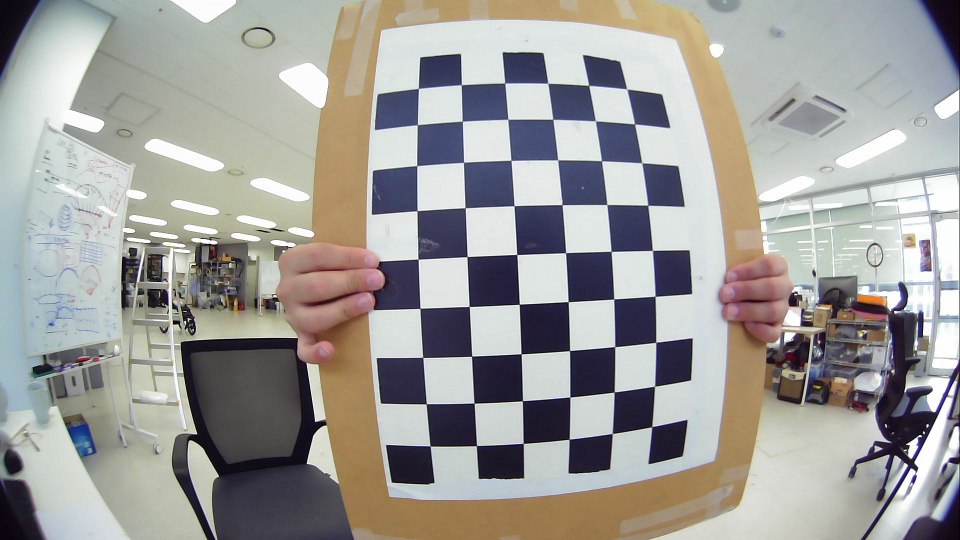
#> input picture video_streamer/utils/calibration/video0/image0.png, 1920 x 1080 px (shown at 1/2 size); its folder holds only this picture in this run
$ python calibrate_stereo_camera.py
#> lines starting #> are read from the running program, lines starting #| are printed output that depends on the picture; after the words box and inside, x2 and y2 are one past the last pixel; in counts of white or black regions, pixels touching at a corner belong together; long printed decimals are rounded
import numpy as np
import cv2 as cv
import os

import glob

def img_path(camera_number, i):
	return "video" + str(camera_number) + "/image" + str(i) + ".png"


imgs = glob.glob("video0/*")

number_of_images = 0

for img in imgs:
	number = int(img[12: img.find(".")])

	if number > number_of_images:
		number_of_images = number


number_of_images += 1


# clean = True

show_corners = True

# termination criteria
criteria = (cv.TERM_CRITERIA_EPS + cv.TERM_CRITERIA_MAX_ITER, 1000, 0.001)
# prepare object points, like (0,0,0), (1,0,0), (2,0,0) ....,(6,5,0)
objp = np.zeros((6*9,3), np.float32)
objp[:,:2] = np.mgrid[0:9,0:6].T.reshape(-1,2)
# Arrays to store object points and image points from all the images.
objpoints = [] # 3d point in real world space

imgpoints0 = [] # 2d points in image plane.
imgpoints2 = [] # 2d points in image plane.

processed = []
sorted_index = 0

for i in range(0, number_of_images):
	img0 = cv.imread(img_path(0, i))
#> img0 is the input picture: shape (1080, 1920, 3); mean B, G, R 153.9, 157.1, 158.6
	img2 = cv.imread(img_path(2, i))

	if img0 is None:
		continue

	gray0 = cv.cvtColor(img0, cv.COLOR_BGR2GRAY)
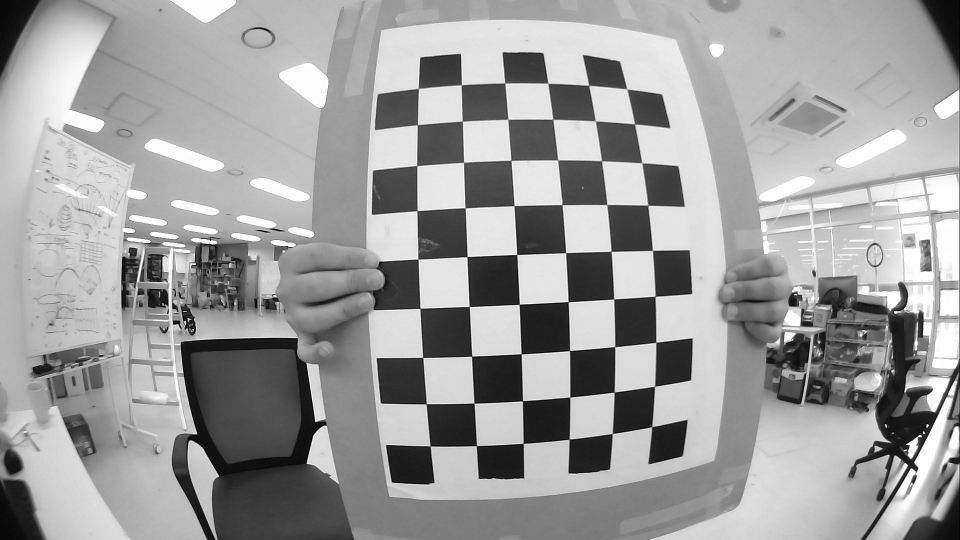
#> gray0: shape (1080, 1920) (shown at 1/2 size); min 0, max 255, mean 157.2
	gray2 = cv.cvtColor(img2, cv.COLOR_BGR2GRAY)


	ret0, corners0 = cv.findChessboardCorners(gray0, (9,6), None)
#> ret0 = True; corners0 = 54 rows, first 8: [859.6, 891.5], [854, 807.6], [846.2, 715.6], [842, 619], [839, 517], [833.9, 422.3], [833.4, 331.4], [834.2, 251.3]
	ret2, corners2 = cv.findChessboardCorners(gray2, (9,6), None)
#> ret2 = True; corners2 has the same summary as corners0


	if not ret0 and not ret2:
		print(str(i) + ": processed none")

	if ret0 and not ret2:
		print(str(i) + ": processed 0 but not 2")

	if not ret0 and ret2:
		print(str(i) + ": processed 2 but not 0")

	if ret0 and ret2:
		objpoints.append(objp)

		drawn_corners0 = cv.cornerSubPix(gray0, corners0, (11,11), (-1,-1), criteria)
#> drawn_corners0 = 54 rows, first 8: [860.7, 892.4], [853, 808.1], [846.1, 715.4], [840.4, 617.1], [836.5, 518.7], [834.5, 421.8], [834.1, 331.8], [835.2, 250]
		drawn_corners2 = cv.cornerSubPix(gray2, corners2, (11,11), (-1,-1), criteria)
#> drawn_corners2 has the same summary as drawn_corners0

		imgpoints0.append(corners0)
		imgpoints2.append(corners2)

		if show_corners:
			cv.drawChessboardCorners(img0, (9,6), drawn_corners0, ret0)
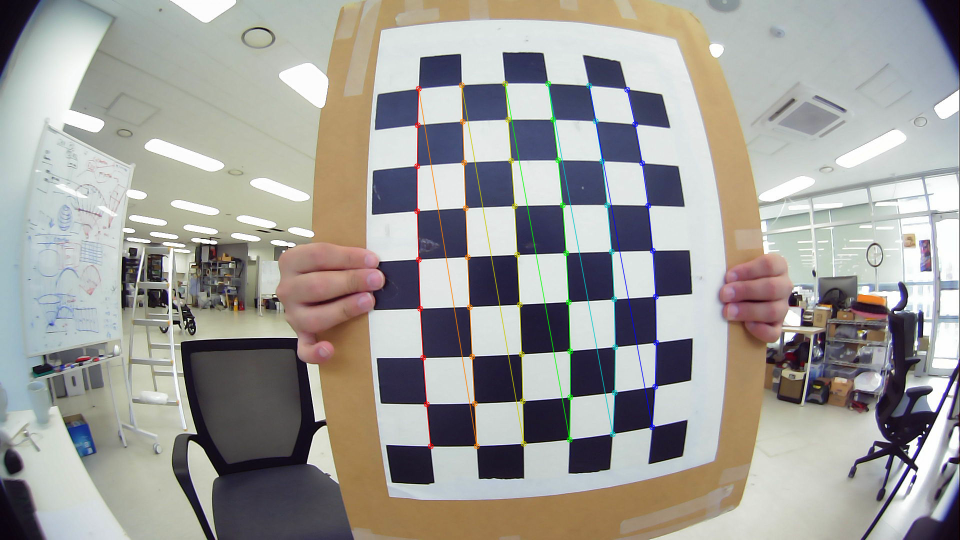
#> img0: shape (1080, 1920, 3) (shown at 1/2 size); 1.31% of pixels changed, all inside (x1, y1, x2, y2) = (828, 161, 1319, 899)
			cv.drawChessboardCorners(img2, (9,6), drawn_corners2, ret2)

			cv.imshow('img0', img0)
			cv.imshow('img2', img2)

			cv.waitKey(0)

		print(str(i) + ": processed both")

		processed.append(i)

		os.rename(img_path(0, i), img_path(0, sorted_index))
		os.rename(img_path(2, i), img_path(2, sorted_index))
		sorted_index += 1
	else:
		os.remove(img_path(0, i))
		os.remove(img_path(2, i))


print("number of processed images: " + str(len(processed)))
print("processed images: " + str(processed))


cv.destroyAllWindows()


# [18 lines of commented-out code are left out]

img_size = gray0.shape[::-1]
#> img_size = (1920, 1080)


# init_camera_matrix = np.array([[577.9090654,    0,         998.36434283],
#  [  0,         576.02181904, 567.25797745],
#  [  0,           0,           1,        ]])

# init_dist = np.array([[-0.17698078,  0.02976428,  0.00205374,  0.00064214, -0.00214519]])

np.set_printoptions(suppress=True)


#last one


# init_camera_matrix = np.array([[ 741.5437805,     0,         1012.23934504],
#  [   0,          739.99734798,  590.60736904],
#  [   0,            0,            1        ]])

# init_dist = np.array([[-0.29082577,  0.07514147, -0.0022609,  -0.00132757, -0.00816015]])


init_camera_matrix0 = np.array([[649.98291315,   0,         948.25829987],
 [  0,         649.5200055,  562.09198792],
 [  0,           0,           1,        ]])

init_dist0 = np.array([[-0.21252438,  0.03947589,  0.00009263,  0.0000544,  -0.00312653]])


init_camera_matrix2 = np.array([[649.98291315,   0,         948.25829987],
 [  0,         649.5200055,  562.09198792],
 [  0,           0,           1,        ]])

init_dist2 = np.array([[-0.21252438,  0.03947589,  0.00009263,  0.0000544,  -0.00312653]])


# [8 lines of commented-out code are left out]

flags = cv.CALIB_USE_INTRINSIC_GUESS

ret, camera_matrix0, dist0, rvecs, tvecs = cv.calibrateCamera(objpoints, imgpoints0, img_size, init_camera_matrix0, init_dist0, flags = flags, criteria = criteria)
#> ret = 0.277; camera_matrix0 = [[252.3, 0, 953.7], [0, 252.9, 558.9], [0, 0, 1]]; dist0 = [[-0.0437, 0.0025, 7.3e-05, 0.00185, -8.66e-05]]; rvecs = ([-0.0122, -0.00617, -1.61],); tvecs = ([-1.01, 3.59, 2.48],)

ret, camera_matrix2, dist2, rvecs, tvecs = cv.calibrateCamera(objpoints, imgpoints2, img_size, init_camera_matrix2, init_dist2, flags = flags, criteria = criteria)
#> camera_matrix2 = [[252.3, 0, 953.7], [0, 252.9, 558.9], [0, 0, 1]]; dist2 = [[-0.0437, 0.0025, 7.3e-05, 0.00185, -8.66e-05]]

# [16 lines of commented-out code are left out]


new_camera_matrix0, roi0 = cv.getOptimalNewCameraMatrix(camera_matrix0, dist0, img_size, 0, img_size)
#> new_camera_matrix0 = [[252.3, 0, 953.7], [0, 252.9, 558.9], [0, 0, 1]]; roi0 = (0, 0, 1919, 1079)
new_camera_matrix2, roi2 = cv.getOptimalNewCameraMatrix(camera_matrix2, dist2, img_size, 0, img_size)
#> new_camera_matrix2 = [[252.3, 0, 953.7], [0, 252.9, 558.9], [0, 0, 1]]; roi2 = (0, 0, 1919, 1079)

print(roi0)
#| (0, 0, 1919, 1079)
print(roi2)
#| (0, 0, 1919, 1079)

print("camera_matrix0")
print(repr(camera_matrix0))
#| array([[252.344,   0.        , 953.663],
#|        [  0.        , 252.867, 558.905],
#|        [  0.        ,   0.        ,   1.        ]])
print("camera_matrix2")
print(repr(camera_matrix2))
#| array([[252.344,   0.        , 953.663],
#|        [  0.        , 252.867, 558.905],
#|        [  0.        ,   0.        ,   1.        ]])

print("dist0")
print(repr(dist0))
#| array([[-0.04367,  0.002497,  7.304e-05,  0.001849, -8.659e-05]])
print("dist2")
print(repr(dist2))
#| array([[-0.04367,  0.002497,  7.304e-05,  0.001849, -8.659e-05]])


img = cv.imread(img_path(0, 0))

undistorted0 = cv.undistort(img, camera_matrix0, dist0, None, new_camera_matrix0)
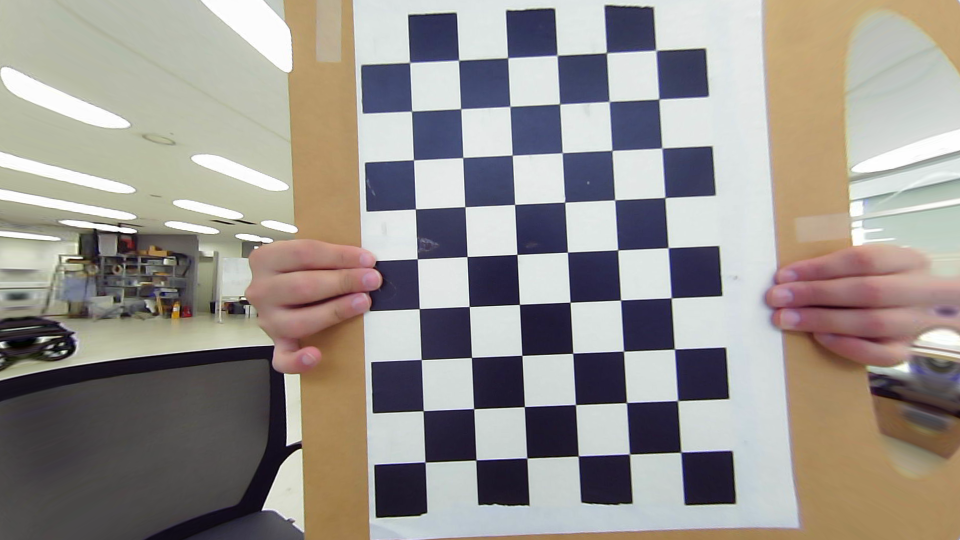
#> undistorted0: shape (1080, 1920, 3) (shown at 1/2 size); mean B, G, R 142.1, 147.2, 152.6
undistorted2 = cv.undistort(img, camera_matrix2, dist2, None, new_camera_matrix2)


x, y, w, h = roi0
#> x = 0; y = 0; w = 1919; h = 1079


# undistorted0 = undistorted0[y: y + h, x: x + w]

x, y, w, h = roi2
# undistorted2 = undistorted2[y: y + h, x: x + w]


cv.imwrite('undistorted0.png', undistorted0)
cv.imwrite('undistorted2.png', undistorted2)

cv.imshow('undistorted0', undistorted0)
cv.imshow('undistorted2', undistorted2)

cv.waitKey(0)

cv.destroyAllWindows()
